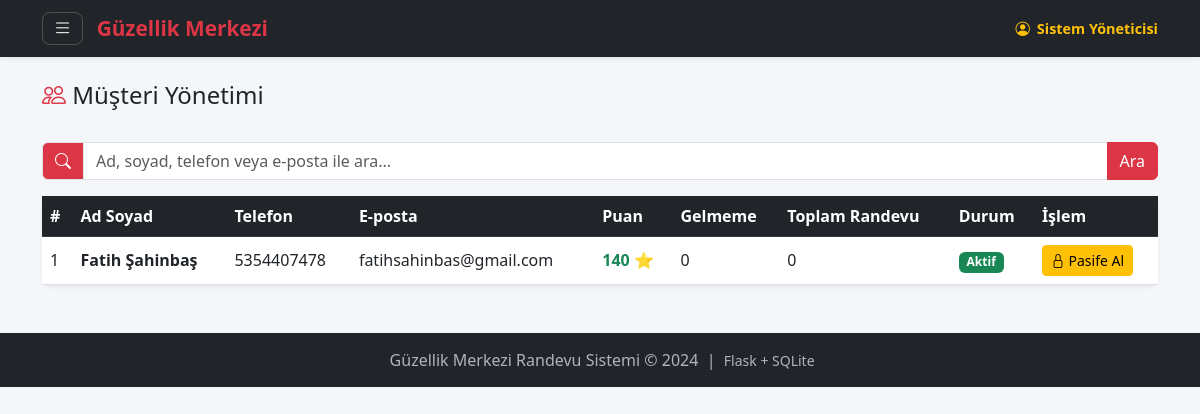
The app's page /admin/musteriler (signed in) with its own data.
### tables this page shows
CREATE TABLE musteriler (
            id          INTEGER PRIMARY KEY AUTOINCREMENT,
            ad_soyad    TEXT    NOT NULL,          -- Müşteri adı ve soyadı
            telefon     TEXT    NOT NULL UNIQUE,   -- Benzersiz telefon numarası
            email       TEXT,                      -- E-posta (hatırlatma için)
            sifre_hash  TEXT    NOT NULL,          -- Şifre (hash'lenmiş)
            puan        INTEGER DEFAULT 100,       -- Başlangıç puanı 100
            gelmeme_sayisi INTEGER DEFAULT 0,      -- Kaç randevuya gelmedi
            kayit_tarihi TEXT DEFAULT (datetime('now')),
            aktif       INTEGER DEFAULT 1          -- 0=pasif, 1=aktif
        );

### routes/admin_routes.py (the view)
@admin_bp.route('/musteriler')
@admin_gerekli
def musteriler():
    db = get_db()
    q = request.args.get('q', '').strip()   # Arama terimi
    if q:
        arama = f'%{q}%'
        musteri_listesi = db.execute('''
            SELECT * FROM musteriler
            WHERE (ad_soyad LIKE ?
               OR  telefon  LIKE ?
               OR  email    LIKE ?)
            ORDER BY ad_soyad
        ''', (arama, arama, arama)).fetchall()
    else:
        musteri_listesi = db.execute(
            'SELECT * FROM musteriler ORDER BY ad_soyad'
        ).fetchall()
    return render_template('admin/musteriler.html',
                           musteriler=musteri_listesi,
                           arama_terimi=q)

### database.py (called while the page is built)
def get_db():
    if 'db' not in g:
        g.db = sqlite3.connect(
            current_app.config['DATABASE'],
            detect_types=sqlite3.PARSE_DECLTYPES
        )
        g.db.row_factory = sqlite3.Row
    return g.db

### routes/admin_routes.py (called while the page is built)
def admin_gerekli(f):
    from functools import wraps
    @wraps(f)
    def decorated(*args, **kwargs):
        if not admin_mi():
            flash('Bu sayfaya yalnızca yönetici erişebilir.', 'danger')
            return redirect(url_for('auth.personel_login_page'))
        return f(*args, **kwargs)
    return decorated

### utils/auth_helper.py (called while the page is built)
def admin_mi() -> bool:
    return session.get('kullanici_rol') == 'admin'

### templates/admin/musteriler.html (shortened to what this page needs)
{% extends 'base.html' %}
{% block icerik %}
<div class="d-flex justify-content-between align-items-center mb-4">
    <h4><i class="bi bi-people text-danger"></i> Müşteri Yönetimi</h4>
</div>
<form method="GET" action="{{ url_for('admin.musteriler') }}" class="mb-3">
    <div class="input-group">
        <span class="input-group-text bg-danger text-white">
            <i class="bi bi-search"></i>
        </span>
        <input type="text"
               name="q"
               class="form-control"
               placeholder="Ad, soyad, telefon veya e-posta ile ara..."
               value="{{ arama_terimi }}"
               autofocus>
        <button class="btn btn-danger" type="submit">Ara</button>
    </div>
</form>
<div class="card shadow-sm">
    <div class="card-body p-0">
        <div class="table-responsive">
            <table class="table table-hover align-middle mb-0">
                <thead class="table-dark">
                    <tr>
                        <th>#</th>
                        <th>Ad Soyad</th>
                        <th>Telefon</th>
                        <th>E-posta</th>
                        <th>Puan</th>
                        <th>Gelmeme</th>
                        <th>Toplam Randevu</th>
                        <th>Durum</th>
                        <th>İşlem</th>
                    </tr>
                </thead>
                <tbody>
                    {% for m in musteriler %}
                    <tr class="{{ 'table-danger' if not m['aktif'] else '' }}">
                        <td>{{ m['id'] }}</td>
                        <td><strong>{{ m['ad_soyad'] }}</strong></td>
                        <td>{{ m['telefon'] }}</td>
                        <td>{{ m['email'] or '—' }}</td>
                        <td>
                            {% if m['puan'] >= 80 %}
                                <span class="text-success fw-bold">{{ m['puan'] }} ⭐</span>
                            {% elif m['puan'] >= 50 %}
                                <span class="text-warning fw-bold">{{ m['puan'] }}</span>
                            {% else %}
                                <span class="text-danger fw-bold">{{ m['puan'] }}</span>
                            {% endif %}
                        </td>
                        <td>
                            {% if m['gelmeme_sayisi'] > 2 %}
                                <span class="badge bg-danger">{{ m['gelmeme_sayisi'] }}</span>
                            {% else %}
                                {{ m['gelmeme_sayisi'] }}
                            {% endif %}
                        </td>
                        <td>{{ m['toplam_randevu'] or 0 }}</td>
                        <td>
                            {% if m['aktif'] %}
                                <span class="badge bg-success">Aktif</span>
                            {% else %}
                                <span class="badge bg-danger">Pasif</span>
                            {% endif %}
                        </td>
                        <td>
                            <form method="POST"
                                  action="{{ url_for('admin.musteri_durum_degistir', musteri_id=m['id']) }}">
                                <button type="submit" class="btn btn-sm {{ 'btn-warning' if m['aktif'] else 'btn-success' }}"
                                        onclick="return confirm('Müşteri durumu değiştirilecek. Emin misiniz?')">
                                    {% if m['aktif'] %}
                                        <i class="bi bi-lock"></i> Pasife Al
                                    {% else %}
                                        <i class="bi bi-unlock"></i> Aktifleştir
                                    {% endif %}
                                </button>
                            </form>
                        </td>
                    </tr>
                    {% endfor %}
                </tbody>
            </table>
        </div>
    </div>
</div>
{% endblock %}

### templates/base.html (style rules this page uses)
:root { --mp-kirmizi: #dc3545; --mp-koyu: #212529; --mp-acik: #f8f9fa; }
body { background-color: #f5f6fa; font-family: "Segoe UI", sans-serif; }
.card { border: none; border-radius: 12px; box-shadow: 0 2px 12px rgba(0,0,0,0.08); }

### records on screen
musteriler: id "1", ad_soyad "Fatih Şahinbaş", telefon "5354407478", email "fatihsahinbas@gmail.com", puan "140", gelmeme_sayisi "0", aktif "Aktif"

### other values on screen
{{ session.kullanici_adi }} "Sistem Yöneticisi"
